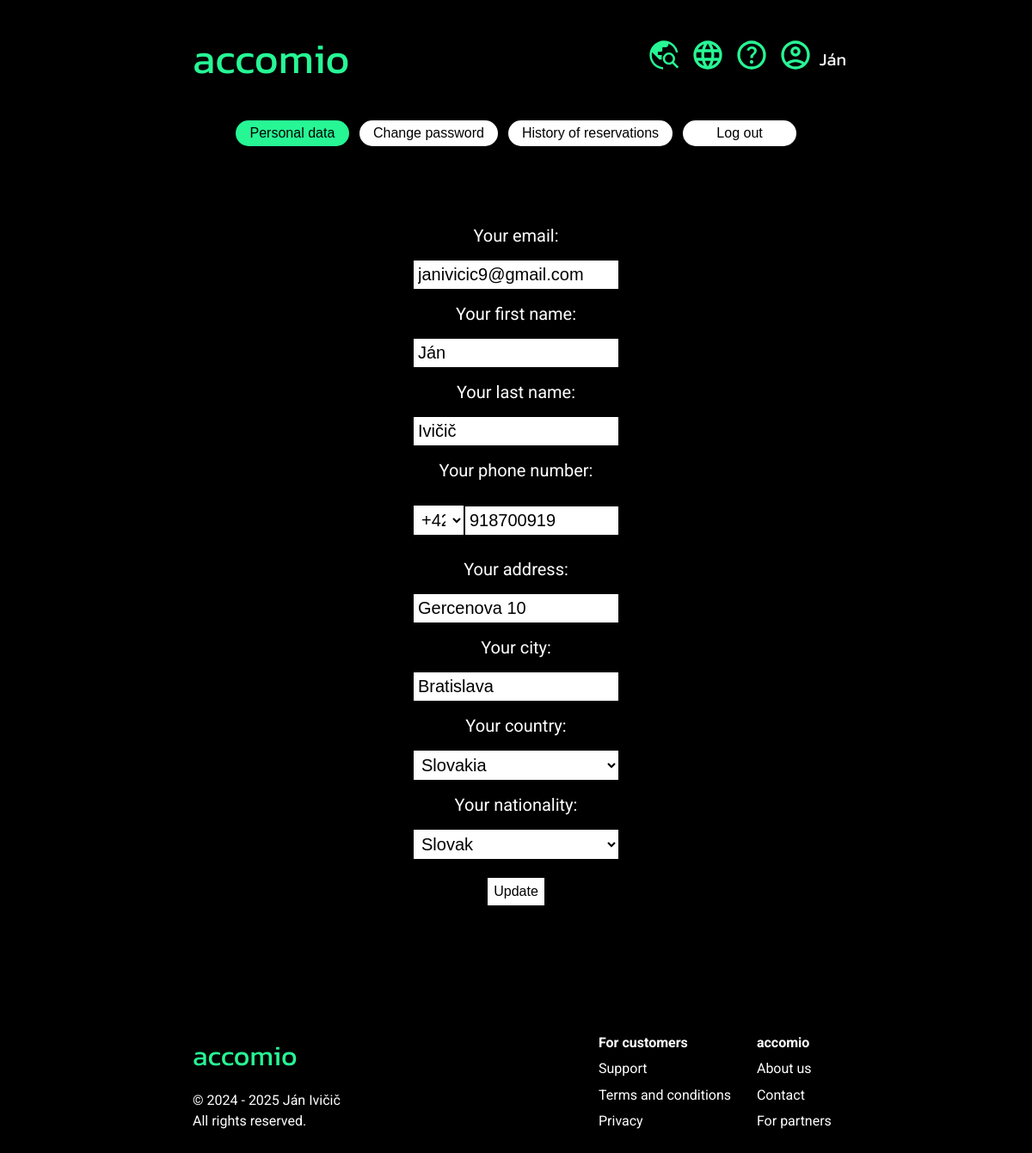
The page /user.php (signed in) on the database its author committed.
### tables this page shows
CREATE TABLE `customers` (
  `customers_id` int(11) NOT NULL,
  `name` text NOT NULL,
  `surname` text NOT NULL,
  `email` text NOT NULL,
  `password` varchar(255) NOT NULL,
  `telephone` text NOT NULL,
  `nationality` text NOT NULL,
  `address` text NOT NULL,
  `code` text NOT NULL,
  `log` varchar(255) NOT NULL
);

CREATE TABLE `translations` (
  `id` int(11) NOT NULL,
  `original` text NOT NULL,
  `lang` text NOT NULL,
  `new` text NOT NULL
);

### user.php (the view, shortened to what this page needs)
<?php
$servername = "localhost";
$username = "root";
$password = "";
$dbname = "accomio";
$conn = new mysqli($servername, $username, $password, $dbname);
if (isset($_GET['lang'])) {
    $lang = $_GET['lang'];
    if ($lang == "en" || $lang == "de" || $lang == "sk") {
        unset($_COOKIE['lang']);
        setcookie("lang", $lang, time() + (86400 * 30), "/");
    } else {
        $lang = "en";
        unset($_COOKIE['lang']);
        setcookie("lang", "en", time() + (86400 * 30), "/");
    };
} elseif (isset($_COOKIE['lang'])) {
    $lang = $_COOKIE['lang'];
} else {
    $lang = substr($_SERVER['HTTP_ACCEPT_LANGUAGE'], 0, 2);
};
function t($original) {
    global $lang;
    $sql_lang = "SELECT * FROM translations WHERE lang = '" . $lang . "' AND original = '" . $original . "'";
    global $conn;
    $s_lang = $conn->query($sql_lang);
    if ($s_lang->num_rows > 0) {
        $res_lang = $s_lang->fetch_assoc();
        return $res_lang['new'];
    } else {
        return $original;
    }
}
if (isset($_GET["site"]) && $_GET["site"] == "bh") {
    $site = "bh";
    $sql_ci = "SELECT * FROM customers WHERE code = '" . $_SESSION["cd"] . "' AND log = '" . $_SESSION["lg"] . "'";
    $s_ci = $conn->query($sql_ci);
    $ci = $s_ci->fetch_assoc();
    $sql_bh = "SELECT * FROM bookings WHERE customers_id = '" . $ci["customers_id"]  . "' ORDER BY date_from DESC";
    $s_bh = $conn->query($sql_bh);
    $table = "";
    while ($bh = $s_bh->fetch_assoc()) {
        $sql_h = "SELECT * FROM hotels_info WHERE hotels_id = '" . $bh["hotels_id"] . "'";
        $s_h = $conn->query($sql_h);
        $h = $s_h->fetch_assoc();
        if ($bh["date_to"] < date("Y-m-d")) {
            $sql_review = "SELECT * FROM hotels_reviews WHERE bookings_id = '" . $bh["bookings_id"] . "'";
            $s_review = $conn->query($sql_review);
            if ($s_review->num_rows == 0) {
                $review = '<a style="text-decoration:underline;cursor: pointer;color:white;" href="reviews?b=' . $bh["bookings_id"] . '">' . t('PRIDAŤ RECENZIU') . '</a>';
            } else {
                $review = '';
            };
            $table .= '<tr style="background-color:#000000;"><td><a style="text-decoration:underline;cursor: pointer;color:white;" href="' . $h["url"] . '">' . t((string)$h["name"]) . '</a></td><td>' . (new DateTime($bh["date_from"]))->format("d.m.Y") . ' - ' . (new DateTime($bh["date_to"]))->format("d.m.Y") . '</td><td>' . (string)$bh["adults"] . ' + ' . (string)$bh["kids"] . '</td><td>' . (string)$bh["price"] . ' €</td><td>' . $review . '</td></tr>';
        } elseif ($bh["date_from"] < date("Y-m-d")) {
            $table .= '<tr style="background-color:white;font-weight:600;"><td><a style="text-decoration:underline;cursor: pointer;color:black;" href="' . $h["url"] . '">' . t((string)$h["name"]) . '</a></td><td style="color:red;">' . (new DateTime($bh["date_from"]))->format("d.m.Y") . ' - ' . (new DateTime($bh["date_to"]))->format("d.m.Y") . '</td><td style="color:black;">' . (string)$bh["adults"] . ' + ' . (string)$bh["kids"] . '</td><td style="color:black;">' . (string)$bh["price"] . ' €</td><td style="color:red;">' . t("PRAJEME PRÍJEMNÝ POBYT :)") . '</td></tr>';
        } else {
            $table .= '<tr style="background-color:#404040;font-weight:600;"><td><a style="text-decoration:underline;cursor: pointer;color:white;" href="' . $h["url"] . '">' . t((string)$h["name"]) . '</a></td><td>' . (new DateTime($bh["date_from"]))->format("d.m.Y") . ' - ' . (new DateTime($bh["date_to"]))->format("d.m.Y") . '</td><td>' . (string)$bh["adults"] . ' + ' . (string)$bh["kids"] . '</td><td>' . (string)$bh["price"] . ' €</td><td><a style="text-decoration:underline;cursor: pointer;" onclick="alert(\'' . t("Rezerváciu nie je možné vystornovať online. Kontaktujte hotel, v ktorom je rezervácia vytvorená. Pamätajte však, že budete musieť zaplatiť storno poplatok.") . '\')">' . t("STORNO REZERVÁCIE") . '</a></td></tr>';
        };
    }
    echo '<script>
            document.addEventListener("DOMContentLoaded", () => {
                var usersite = document.querySelector("#usersite");
                if (usersite) {
                    usersite.innerHTML = `<table class="bookings-table"><tr><th>' . t("Názov hotela") . '</th><th>' . t("Dátum") . '</th><th><abbr title="' . t("dospelí + deti") . '">' . t("Počet osôb") . '</abbr></th><th>' . t("Cena") . '</th><th></th></tr>' . $table . '</table>`;
                }
            });
        </script>';
} elseif (isset($_GET["site"]) && $_GET["site"] == "logout") {
    header("Location: scripts/logout.php");
} else{
    $site = "pd";
};
?>
<!DOCTYPE html>
<html lang="<?php echo $lang; ?>">
    <head>
        <link rel='stylesheet' href='styles/basic.css'>
        <link rel='stylesheet' href='styles/user.css'>
    </head>
    <body>
    <header>
            <div class="title" onclick="window.location.href ='/accomio'">accomio</div>
            <nav class="headerbtns">
                <a href="search" class="aimg"><div class="headerdiv" id="hi2">
                    <abbr class="headertext" id="ht2" title="<?php echo t("Vyhľadávanie");?>"><img src="styles/icons/search_world.svg" class="headerimgs"></abbr>
                </div></a>
                <a onclick="langbox()" class="aimg"><div class="headerdiv" id="hi1">
                    <abbr class="headertext" id="ht1" title="<?php echo t("Jazyk");?>"><img src="styles/icons/language.svg" class="headerimgs"></abbr>
                </div></a>
                <a href="help" class="aimg"><div class="headerdiv" id="hi2">
                    <abbr class="headertext" id="ht2" title="<?php echo t("Zákaznícka podpora");?>"><img src="styles/icons/help.svg" class="headerimgs"></abbr>
                </div></a>
                <a <?php if (isset($_SESSION["cd"])) {echo "onclick='userbox()'";} else {echo "href='login'";};?> class="aimg"><div class="headerdiv" id="hi2">
                    <abbr class="headertext" id="ht3" style="text-decoration: none; border-bottom: none;" title="<?php if (isset($_SESSION["cd"])) {echo t('Používateľ');} else {echo t('Prihláste sa/Registrujte sa');};?>"><img src="styles/icons/account.svg" class="headerimgs"></abbr>
                    <span id="headername">
                        <?php
                            $servername = "localhost";
                            $username = "root";
                            $password = "";
                            $dbname = "accomio";
                            $conn = new mysqli($servername, $username, $password, $dbname);
                            if (isset($_SESSION["cd"])) {
                                $sql_name = "SELECT * FROM customers WHERE code = '" . $_SESSION["cd"] . "' AND log = '" . $_SESSION["lg"] . "'";
                                $s_name = $conn->query($sql_name);
                                $result_name = $s_name->fetch_assoc();
                                echo $result_name['name'];
                            };
                        ?>
                    </span>
                </div></a>
            </nav>
        </header>
        <div id="usersite-all">
            <form method="get" class="navbar">
                <button class="navbtn" type="submit" name="site" value="pd" <?php if($site === "pd") {echo "style='background-color:#27f695;'";} ?>><?php echo t("Osobné údaje");?></button>
                <button class="navbtn" type="submit" name="site" value="cp" <?php if($site === "cp") {echo "style='background-color:#27f695;'";} ?>><?php echo t("Zmena hesla");?></button>
                <button class="navbtn" type="submit" name="site" value="bh" <?php if($site === "bh") {echo "style='background-color:#27f695;'";} ?>><?php echo t("História rezervácií");?></button>
                <button class="navbtn" type="submit" name="site" value="logout"><?php echo t("Odhlásiť sa");?></button>
            </form>
            <div id="usersite"></div>
        </div>
        <footer id="footer">
            <div class="footer-c1">
                <div class="title" style="font-size: 4vh;">accomio</div>
                <div class="copyright">&copy; 2024 - <?php echo date("Y"); ?> Ján Ivičič<br><?php echo t("Všetky práva vyhradené.");?></div>
            </div>
            <div class="footer-c2">
                <b><?php echo t("Pre zákazníkov");?></b><br>
                <a href="help"><?php echo t("Zákaznícka podpora");?></a><br>
                <a href="terms"><?php echo t("Všeobecné podmienky");?></a><br>
                <a href="privacy"><?php echo t("Ochrana súkromia");?></a>
            </div>
            <div class="footer-c3">
                <b>accomio</b><br>
                <a href="about"><?php echo t("O nás");?></a><br>
                <a href="contact"><?php echo t("Kontakt");?></a><br>
                <a href="partners"><?php echo t("Pre partnerov");?></a>
            </div>
        </footer>
    </body>
</html>

### styles/basic.css (style rules this page uses)
body { background-color: black; }
header { padding: 3vh 18vw 0vh 18vw; background-color: black; min-height: 6vh; }
.title { font-family: "Kanit", sans-serif; font-weight: 400; font-style: normal; font-size: 6vh; color: #27f695; text-align: left; }
.headerbtns { position: absolute; right: 0; top: 0; height: 5vh; display: inline-block; padding: 5.5vh 18vw 0vh 0vw; }
.headerimgs { height: 5vh; margin: 0 0.3vw 0 0.3vw; cursor: pointer; }
.headertext { font-family: "Kanit", sans-serif; font-weight: 400; font-style: normal; font-size: 2.5vh; color: white; padding-bottom: 1.25vh; vertical-align: bottom; display: inline-block; }
#headername { font-family: "Kanit", sans-serif; font-weight: 400; font-style: normal; font-size: 2.5vh; color: white; padding-bottom: 1.25vh; vertical-align: bottom; display: inline-block; cursor: pointer; }
.headerdiv { display: inline; }
.aimg { text-decoration: none; }
#footer { color: white; font-family: "Roboto", sans-serif; font-weight: 400; font-style: normal; line-height: 1.9; margin-top: 15vh; margin-bottom: 10vh; white-space: nowrap; overflow: visible; }
#footer a { color: white; text-decoration: none; }
.footer-c1 { line-height: 1.5; width: 12vw; margin-left: 18vw; display: inline-block; }
.copyright { padding-top: 2vh; }
.footer-c2 { width: 10vw; margin-left: 27vw; display: inline-block; }
.footer-c3 { width: 10vw; margin-left: 5vw; display: inline-block; }

### styles/user.css (style rules this page uses)
#login-page, #usersite { color: white; font-family: "Roboto", sans-serif; font-weight: 400; font-style: normal; display: flex; justify-content: center; align-items: center; text-align: center; padding-top: 5vh; font-size: 2.5vh; }
.navbar { text-align: center; padding: 4vh 0; }
.navbtn { background-color: white; color: black; border: none; border-radius: 20px; padding: 0.75vh 2vh; margin: 0.5vh; font-size: 2vh; cursor: pointer; min-width: 11vw; }
#adminsite, #usersite, #partnersite { margin: 0 18vw; }

### rows shown on the page
customers: name "Ján"
translations: new "Personal data"
translations: new "Change password"
translations: new "History of reservations"
translations: new "Log out"
translations: new "All rights reserved."
translations: new "For customers"
translations: new "Support"
translations: new "Terms and conditions"
translations: new "Privacy"
translations: new "About us"
translations: new "Contact"
translations: new "For partners"
